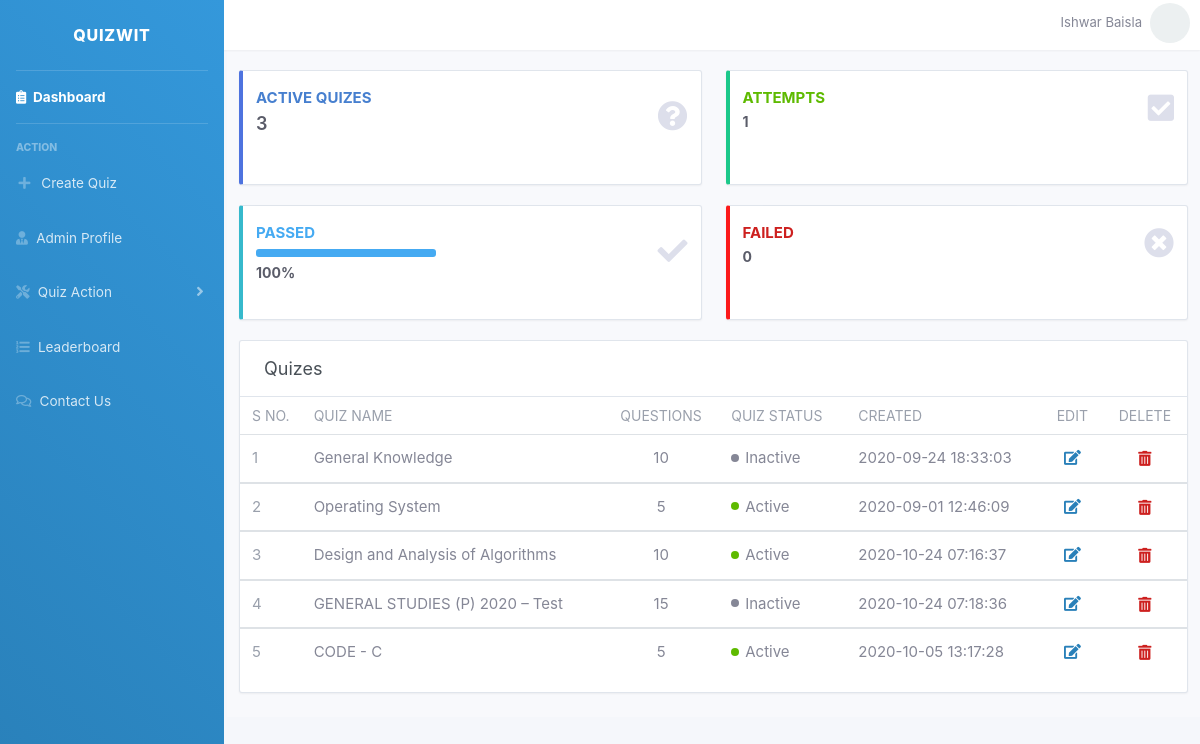
Page /admin_dashboard.php (signed in) on the committed database.
### tables this page shows
CREATE TABLE `quizes` (
  `quiz_id` int(11) NOT NULL,
  `quiz_name` varchar(50) NOT NULL,
  `difficulty_level` char(30) NOT NULL,
  `description` varchar(1000) NOT NULL,
  `number_of_questions` int(11) NOT NULL,
  `is_active` int(11) NOT NULL,
  `Exam_key` varchar(30) NOT NULL,
  `key_access` tinyint(4) NOT NULL,
  `show_evaluation` tinyint(4) NOT NULL,
  `time_duration` int(11) NOT NULL,
  `marks_per_question` int(11) NOT NULL,
  `negative_marking` double NOT NULL,
  `passing_percentage` int(11) NOT NULL,
  `admin_email_id` int(11) NOT NULL,
  `time_stamp` timestamp NOT NULL DEFAULT current_timestamp() ON UPDATE current_timestamp()
);

### admin_dashboard.php (the view, shortened to what this page needs)
<!DOCTYPE html>
<html>
<head>
</head>
<?php
require_once('connection.php');
                $sql = "SELECT * FROM quizes WHERE admin_email_id='$_SESSION[admin_id]'";
                $result = mysqli_query($conn,$sql);
                while($row = $result->fetch_assoc()){
                    $sql = "SELECT * FROM question_bank WHERE quiz_id='$row[quiz_id]'";
                    $temp = mysqli_query($conn,$sql);
                    if($temp->num_rows == 0)
                    {
                       $sql = "UPDATE quizes SET number_of_questions='0', is_active='0' WHERE quiz_id='$row[quiz_id]'";
                        mysqli_query($conn,$sql);
                    }
                    else{
                       $QueNum = $temp->num_rows;
                       $sql = "UPDATE quizes SET number_of_questions='$QueNum' WHERE quiz_id='$row[quiz_id]'";
                        mysqli_query($conn,$sql);
                    }
                }
include('includes/header.php');
include('includes/navbar.php');
    $temp = "SELECT quiz_id FROM quizes WHERE admin_email_id='$_SESSION[admin_id]'";
    $result1 = mysqli_query($conn,$temp);
    $answer = 0;
    $Fail = 0;
    while($row1 = $result1->fetch_assoc())
    {
        $sql = "SELECT * FROM attempts WHERE quiz_id='$row1[quiz_id]'";
        $result2 = mysqli_query($conn,$sql);
        $answer = $answer + $result2->num_rows;
    }
    $pass_percentage = 0;
    if($answer!=0)
    {
      $pass_percentage = 100*(($answer - $Fail)/$answer);
    }
    $b=0;
    $ans = "";
         $str = $pass_percentage.'A';
         $p=0;
         while($str["$p"]!='A' && $b != 3)
         {
           $ans = $ans.$str["$p"];
           $p++;
         }
?>
<div class="container-fluid">
  <div style="height: 50px;"></div>
  <div class="row">
    <div class="col-xl-3 col-md-6 mb-4 height115">
      <div class="card border-left-primary shadow h-100 py-2">
        <div class="card-body">
          <div class="row no-gutters align-items-center">
            <div style="padding: 0px 10px;" class="col mr-2">
              <div class="text-xxs font-weight-bold text-primary text-uppercase mb-1">Active Quizes </div>
              <div class="h6 mb-0 font-weight-bold text-gray-800">
               <h4 id="active-EXAM"></h4>
              </div>
            </div>
            <div style="display:flex;width: 50%;height:100%;justify-content: flex-end;align-items:flex-end;padding-right: 10px;" class="col-auto">
              <i class="fas fa-question-circle fa-2x text-gray-300"></i>
            </div>
          </div>
        </div>
      </div>
    </div>
    <div class="col-xl-3 col-md-6 mb-4 height115">
      <div class="card border-left-success shadow h-100 py-2">
        <div class="card-body">
          <div class="row no-gutters align-items-center">
            <div style="padding: 0px 10px;" class="col mr-2">
              <div class="text-xxs font-weight-bold text-success text-uppercase mb-1">Attempts</div>
              <div class="h6 mb-0 font-weight-bold text-gray-800"><?php echo $answer;?></div>
            </div>
            <div style="display:flex;width: 50%;height:100%;justify-content: flex-end;align-items:flex-end;padding-right: 10px;" class="col-auto">
              <i class="fas fa-check-square fa-2x text-gray-300"></i>
            </div>
          </div>
        </div>
      </div>
    </div>
    <div class="col-xl-3 col-md-6 mb-4 height115">
      <div class="card border-left-info shadow h-100 py-2">
        <div class="card-body">
          <div class="row no-gutters align-items-center">
            <div style="padding: 0px 10px;" class="col mr-2">
              <div class="text-xxs font-weight-bold text-info text-uppercase mb-1">Passed</div>
              <div class="row no-gutters align-items-center">
                <div style="display:flex;width: 50%;height:100%;justify-content: flex-end;align-items:flex-end;padding-right: 10px;" class="col">
                  <div style="width: 100%;" class="progress progress-sm mr-2">
                    <?php echo "<div class='progress-bar bg-info' role='progressbar' style='width: $ans%' aria-valuenow='$pass_percentage'
                      aria-valuemin='0' aria-valuemax='100'></div>";?>
                  </div>
                </div>
              </div>
              <div class="mt-1">
                  <div class="h6 mb-0 mr-3 font-weight-bold text-gray-800"><?php echo $ans."%";?></div>
                </div>
            </div>
            <div style="display:flex;width: 50%;height:100%;justify-content: flex-end;align-items:flex-end;padding-right: 10px;" class="col-auto">
              <i class="fas fa-check fa-2x text-gray-300"></i>
            </div>
          </div>
        </div>
      </div>
    </div>
    <div class="col-xl-3 col-md-6 mb-4 height115">
      <div class="card border-left-warning shadow h-100 py-2">
        <div class="card-body">
          <div class="row no-gutters align-items-center">
            <div style="padding: 0px 10px;" class="col mr-2">
              <div class="text-xss font-weight-bold text-red text-uppercase mb-1">Failed</div>
              <div class="h6 mb-0 font-weight-bold text-gray-800"><?php echo $Fail;?></div>
            </div>
            <div style="display:flex;width: 50%;height:100%;justify-content: flex-end;align-items:flex-end;padding-right: 10px;" class="col-auto">
              <i class="fas fa-times-circle fa-2x text-gray-300"></i>
            </div>
          </div>
        </div>
      </div>
    </div>
  </div>
<div class="row row-card row-deck">
  <div class="col-12">
    <div class="card">
      <div class="card-header">
        <h3 class="card-title">Quizes</h3>
      </div>
      <?php
            $temp = "SELECT * FROM quizes WHERE admin_email_id='$_SESSION[admin_id]'";
            $result = mysqli_query($conn,$temp);
      if($result->num_rows>0){
      ?>
      <div class="table-responsive">
        <table class="table table-card table-vcenter text-nowrap">
          <thead>
            <tr>
              <th class="w-1">S No.</th>
              <th>Quiz Name</th>
              <th style="text-align: center;">Questions</th>
              <th>Quiz Status</th>
              <th>Created</th>
              <th style="text-align: center;">Edit</th>
              <th style="text-align: center;">Delete</th>
            </tr>
          </thead>
          <tbody>
            <?php
            $i = 1;
            while($row = $result->fetch_assoc())
            {
            ?>
            <tr>
              <td>
                <span class="text-muted"><?php echo $i; ?></span>
              </td>
              <td><?php echo $row['quiz_name']; ?></td>
              <td style="text-align: center;"><?php echo $row['number_of_questions'];?></td>
              <td>
                <?php
                   if($row['is_active'])
                   {echo "<span class='status-icon bg-success'></span>Active<div class='count-active'></div>"; }
                   else echo "<span class='status-icon bg-unsuccess'></span>Inactive";
                ?>
              </td>
              <td><?php echo $row['time_stamp'];?></td>
              <td style="text-align: center;"><i style="color: #2980b9; cursor: pointer;" class="fas fa-edit quiz-edit-icon"></i></td>
              <td style="text-align: center;" class="text-center">
                <a id="delete-exam-link" onclick="return confirmation()" class="icon" href="delete_exam_query.php?exam_id=<?php echo $row['quiz_id']?>">
                  <i class="fas fa-trash-alt text-danger"></i>
                </a>
              </td>
            </tr>
          </tbody>
          <?php
          $i =$i + 1;
        }
        ?>
        </table>
      </div>
        <?php
      }
      ?>
    </div>
  </div>
</div>
</body>
</html>

### includes/header.php (shortened to what this page needs)
<!DOCTYPE html>
<html lang="en">
<head>
  <link href="vendor/fontawesome-free/css/all.min.css" rel="stylesheet" type="text/css">
  <link href="css/sb-admin-2.css" rel="stylesheet">
  <link href="css/dashboard.css" rel="stylesheet">
</head>
<body id="page-top" >
  <div id="wrapper">

### includes/navbar.php (shortened to what this page needs)
   <ul style="
 background: linear-gradient(45deg, #2980b9, #3498db);position: absolute;position: fixed;" class="navbar-nav sidebar sidebar-dark accordion open-close-sidebar" id="accordionSidebar">
<a class="sidebar-brand d-flex align-items-center justify-content-center" href="index.php">
  <div style="display: block;" class="sidebar-brand-text mx-3">QuizWit</div>
</a>
<hr class="sidebar-divider my-0">
<li class="nav-item active">
  <a class="nav-link" href="admin_dashboard.php">
    <i class="fas fa-clipboard-list"></i>
    <span>Dashboard</span></a>
</li>
<hr class="sidebar-divider">
<div class="sidebar-heading">
  Action
</div>
<li class="nav-item">
  <a class="nav-link collapsed" href="createquiz.php" >
    <i class="fas fa-fw fa-plus"></i>
    <span>Create Quiz</span>
  </a>
</li>
<li class="nav-item">
  <a class="nav-link" href="admin_profile.php">
    <i class="fas fa-user-tie"></i>
    <span>Admin Profile</span></a>
</li>
<li class="nav-item">
  <?php
  $control = 0;
  $quizControl = 0;
    $sql = "SELECT * FROM quizes WHERE admin_email_id='$_SESSION[admin_id]'";
    $result = mysqli_query($conn,$sql);
    while($row = $result->fetch_assoc()){
      $quizControl  = 1;
      $sql = "SELECT * FROM question_bank WHERE quiz_id='$row[quiz_id]'";
      $res = mysqli_query($conn,$sql);
      if($res->num_rows>0)
        {$control = 1;
        break;}
    }
  ?>
<?php if($quizControl){?>
  <a class="nav-link collapsed" href="#" data-toggle="collapse" data-target="#collapseUtilities" aria-expanded="true" aria-controls="collapseUtilities">
    <i class="fas fa-tools"></i>
    <span>Quiz Action</span>
  </a>
<?php }?>
</li>
<?php
if($control){
?>
<li class="nav-item">
  <a class="nav-link" href="leaderboard.php">
    <i class="fas fa-list-ol"></i>
    <span>Leaderboard</span></a>
</li>
<?php
}
?>
<li class="nav-item">
  <a class="nav-link" href="contact_us.php">
    <i class="far fa-comments"></i>
    <span>Contact Us</span></a>
</li>
</ul>
    <div id="content-wrapper" class="d-flex flex-column">
      <div id="content">
        <nav style="z-index: 2;width: 100%;position: absolute;left: 0;top:0;position: fixed;height: 50px;" class="navbar navbar-expand navbar-light bg-white topbar mb-4 static-top shadow">
          <ul class="navbar-nav ml-auto">
            <li style="position: absolute;right: 2px;top:-12px;" class="nav-item dropdown no-arrow">
              <a class="nav-link dropdown-toggle" href="#" id="userDropdown" role="button" data-toggle="dropdown" aria-haspopup="true" aria-expanded="false">
                <span class="mr-2 d-none d-lg-inline text-gray-600 small">
               <?php echo $_SESSION['name']; ?>
                </span>
                <span style="border-radius: 50%;overflow:hidden;background: #ecf0f1;display: flex;justify-content: center;align-items: center;width: 40px;height: 40px;">
                </span>
              </a>
            </li>
          </ul>
        </nav>

### includes/header.php (style rules this page uses)
.open-close-sidebar { z-index: 3; }

### rows in the picture
quizes: quiz_name "General Knowledge", number_of_questions "10", is_active 0 (drawn), time_stamp "2020-09-24 18:33:03"
quizes: quiz_name "Operating System", number_of_questions "5", is_active 1 (drawn), time_stamp "2020-09-01 12:46:09"
quizes: quiz_name "Design and Analysis of Algorithms", number_of_questions "10", is_active 1 (drawn), time_stamp "2020-10-24 07:16:37"
quizes: quiz_name "GENERAL STUDIES (P) 2020 – Test", number_of_questions "15", is_active 0 (drawn), time_stamp "2020-10-24 07:18:36"
quizes: quiz_name "CODE - C", number_of_questions "5", is_active 1 (drawn), time_stamp "2020-10-05 13:17:28"

### other values in the picture
$_SESSION['name'] "Ishwar Baisla"
$answer "1"
$ans "100"
$Fail "0"
